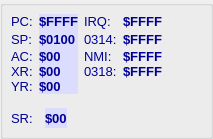
        <widget class="QGroupBox" name="RegisterGroup">
         <property name="sizePolicy">
          <sizepolicy hsizetype="MinimumExpanding" vsizetype="Preferred">
           <horstretch>0</horstretch>
           <verstretch>0</verstretch>
          </sizepolicy>
         </property>
         <property name="minimumSize">
          <size>
           <width>0</width>
           <height>0</height>
          </size>
         </property>
         <property name="autoFillBackground">
          <bool>true</bool>
         </property>
         <property name="title">
          <string notr="true"/>
         </property>
         <property name="flat">
          <bool>false</bool>
         </property>
         <property name="checkable">
          <bool>false</bool>
         </property>
         <layout class="QVBoxLayout" name="verticalLayout_3">
          <property name="spacing">
           <number>6</number>
          </property>
          <property name="leftMargin">
           <number>4</number>
          </property>
          <property name="topMargin">
           <number>4</number>
          </property>
          <property name="rightMargin">
           <number>4</number>
          </property>
          <property name="bottomMargin">
           <number>4</number>
          </property>
          <item>
           <layout class="QGridLayout" name="gridLayout">
            <property name="leftMargin">
             <number>4</number>
            </property>
            <property name="topMargin">
             <number>4</number>
            </property>
            <property name="rightMargin">
             <number>4</number>
            </property>
            <property name="bottomMargin">
             <number>4</number>
            </property>
            <property name="horizontalSpacing">
             <number>6</number>
            </property>
            <property name="verticalSpacing">
             <number>0</number>
            </property>
            <item row="0" column="2">
             <widget class="QLabel" name="label_irq">
              <property name="font">
               <font>
                <family>Arial</family>
                <pointsize>10</pointsize>
               </font>
              </property>
              <property name="toolTip">
               <string>Zeigt den Inhalt des IRQ Hardware Vektors $FFFE an.</string>
              </property>
              <property name="styleSheet">
               <string notr="true">color: rgb(0, 0, 150);</string>
              </property>
              <property name="text">
               <string notr="true">IRQ:</string>
              </property>
             </widget>
            </item>
            <item row="3" column="2">
             <widget class="QLabel" name="label_0318">
              <property name="font">
               <font>
                <family>Arial</family>
                <pointsize>10</pointsize>
               </font>
              </property>
              <property name="toolTip">
               <string>Zeigt den Inhalt des NMI Vektors $0318 an.</string>
              </property>
              <property name="styleSheet">
               <string notr="true">color: rgb(0, 0, 150);</string>
              </property>
              <property name="text">
               <string notr="true">0318:</string>
              </property>
             </widget>
            </item>
            <item row="4" column="1">
             <widget class="LabelWidgetMod" name="yr_out">
              <property name="font">
               <font>
                <family>Arial</family>
                <pointsize>10</pointsize>
                <bold>true</bold>
               </font>
              </property>
              <property name="toolTip">
               <string>Um den Wert zu ändern, bitte drauf klicken und mit RETURN bestätigen.
Es können folgende Zahlenformate eingegeben werden.

- ohne Vorzeichen Dezimalsystem (Bsp. 128)
- $ Hexadezinal System (Bsp. $a7)</string>
              </property>
              <property name="styleSheet">
               <string notr="true">color: rgb(0, 0, 150);
background-color: rgb(220,220, 255);</string>
              </property>
              <property name="text">
               <string notr="true">$00</string>
              </property>
             </widget>
            </item>
            <item row="1" column="0">
             <widget class="QLabel" name="label_sp">
              <property name="font">
               <font>
                <family>Arial</family>
                <pointsize>10</pointsize>
               </font>
              </property>
              <property name="toolTip">
               <string>Zeigt den aktuellen Inhalt des Stackzeiger Registers + $100 an.</string>
              </property>
              <property name="styleSheet">
               <string notr="true">color: rgb(0, 0, 150);</string>
              </property>
              <property name="text">
               <string notr="true">SP:</string>
              </property>
             </widget>
            </item>
            <item row="1" column="1">
             <widget class="LabelWidgetMod" name="sp_out">
              <property name="font">
               <font>
                <family>Arial</family>
                <pointsize>10</pointsize>
                <bold>true</bold>
               </font>
              </property>
              <property name="toolTip">
               <string>Um den Wert zu ändern, bitte drauf klicken und mit RETURN bestätigen.
Es können folgende Zahlenformate eingegeben werden.

- ohne Vorzeichen Dezimalsystem (Bsp. 128)
- $ Hexadezinal System (Bsp. $a7)</string>
              </property>
              <property name="styleSheet">
               <string notr="true">color: rgb(0, 0, 150);
background-color: rgb(220,220, 255);</string>
              </property>
              <property name="text">
               <string notr="true">$0100</string>
              </property>
             </widget>
            </item>
            <item row="3" column="3">
             <widget class="QLabel" name="_0318_out">
              <property name="font">
               <font>
                <family>Arial</family>
                <pointsize>10</pointsize>
                <bold>true</bold>
               </font>
              </property>
              <property name="styleSheet">
               <string notr="true">color: rgb(0, 0, 150);</string>
              </property>
              <property name="text">
               <string notr="true">$FFFF</string>
              </property>
             </widget>
            </item>
            <item row="2" column="1">
             <widget class="LabelWidgetMod" name="ac_out">
              <property name="font">
               <font>
                <family>Arial</family>
                <pointsize>10</pointsize>
                <bold>true</bold>
               </font>
              </property>
              <property name="toolTip">
               <string>Um den Wert zu ändern, bitte drauf klicken und mit RETURN bestätigen.
Es können folgende Zahlenformate eingegeben werden.

- ohne Vorzeichen Dezimalsystem (Bsp. 128)
- $ Hexadezinal System (Bsp. $a7)</string>
              </property>
              <property name="styleSheet">
               <string notr="true">color: rgb(0, 0, 150);
background-color: rgb(220,220, 255);</string>
              </property>
              <property name="text">
               <string notr="true">$00</string>
              </property>
             </widget>
            </item>
            <item row="1" column="2">
             <widget class="QLabel" name="label_0314">
              <property name="font">
               <font>
                <family>Arial</family>
                <pointsize>10</pointsize>
               </font>
              </property>
              <property name="toolTip">
               <string>Zeigt den Inhalt des IRQ Vektors $0314 an.</string>
              </property>
              <property name="styleSheet">
               <string notr="true">color: rgb(0, 0, 150);</string>
              </property>
              <property name="text">
               <string notr="true">0314:</string>
              </property>
             </widget>
            </item>
            <item row="4" column="0">
             <widget class="QLabel" name="label_yr">
              <property name="font">
               <font>
                <family>Arial</family>
                <pointsize>10</pointsize>
               </font>
              </property>
              <property name="toolTip">
               <string>Zeigt den aktuellen Inhalt des Y Registers an.</string>
              </property>
              <property name="styleSheet">
               <string notr="true">color: rgb(0, 0, 150);</string>
              </property>
              <property name="text">
               <string notr="true">YR:</string>
              </property>
             </widget>
            </item>
            <item row="0" column="1">
             <widget class="LabelWidgetMod" name="pc_out">
              <property name="sizePolicy">
               <sizepolicy hsizetype="Preferred" vsizetype="Preferred">
                <horstretch>0</horstretch>
                <verstretch>0</verstretch>
               </sizepolicy>
              </property>
              <property name="font">
               <font>
                <family>Arial</family>
                <pointsize>10</pointsize>
                <bold>true</bold>
               </font>
              </property>
              <property name="toolTip">
               <string>Um den Wert zu ändern, bitte drauf klicken und mit RETURN bestätigen.
Es können folgende Zahlenformate eingegeben werden.

- ohne Vorzeichen Dezimalsystem (Bsp. 128)
- $ Hexadezinal System (Bsp. $a7)</string>
              </property>
              <property name="statusTip">
               <string/>
              </property>
              <property name="styleSheet">
               <string notr="true">color: rgb(0, 0, 150);
background-color: rgb(220,220, 255);</string>
              </property>
              <property name="text">
               <string notr="true">$FFFF</string>
              </property>
             </widget>
            </item>
            <item row="2" column="2">
             <widget class="QLabel" name="label_nmi">
              <property name="font">
               <font>
                <family>Arial</family>
                <pointsize>10</pointsize>
               </font>
              </property>
              <property name="toolTip">
               <string>Zeigt den Inhalt des NMI Hardware Vektors $FFFA an.</string>
              </property>
              <property name="styleSheet">
               <string notr="true">color: rgb(0, 0, 150);</string>
              </property>
              <property name="text">
               <string notr="true">NMI:</string>
              </property>
             </widget>
            </item>
            <item row="2" column="0">
             <widget class="QLabel" name="label_ac">
              <property name="font">
               <font>
                <family>Arial</family>
                <pointsize>10</pointsize>
               </font>
              </property>
              <property name="toolTip">
               <string>Zeigt den aktuellen Inhalt des Accu Registers an.</string>
              </property>
              <property name="styleSheet">
               <string notr="true">color: rgb(0, 0, 150);</string>
              </property>
              <property name="text">
               <string notr="true">AC:</string>
              </property>
             </widget>
            </item>
            <item row="1" column="4">
             <spacer name="horizontalSpacer_3">
              <property name="orientation">
               <enum>Qt::Horizontal</enum>
              </property>
              <property name="sizeHint" stdset="0">
               <size>
                <width>40</width>
                <height>20</height>
               </size>
              </property>
             </spacer>
            </item>
            <item row="3" column="1">
             <widget class="LabelWidgetMod" name="xr_out">
              <property name="font">
               <font>
                <family>Arial</family>
                <pointsize>10</pointsize>
                <bold>true</bold>
               </font>
              </property>
              <property name="toolTip">
               <string>Um den Wert zu ändern, bitte drauf klicken und mit RETURN bestätigen.
Es können folgende Zahlenformate eingegeben werden.

- ohne Vorzeichen Dezimalsystem (Bsp. 128)
- $ Hexadezinal System (Bsp. $a7)</string>
              </property>
              <property name="styleSheet">
               <string notr="true">color: rgb(0, 0, 150);
background-color: rgb(220,220, 255);</string>
              </property>
              <property name="text">
               <string notr="true">$00</string>
              </property>
             </widget>
            </item>
            <item row="2" column="3">
             <widget class="QLabel" name="nmi_out">
              <property name="font">
               <font>
                <family>Arial</family>
                <pointsize>10</pointsize>
                <bold>true</bold>
               </font>
              </property>
              <property name="styleSheet">
               <string notr="true">color: rgb(0, 0, 150);</string>
              </property>
              <property name="text">
               <string notr="true">$FFFF</string>
              </property>
             </widget>
            </item>
            <item row="0" column="0">
             <widget class="QLabel" name="label_pc">
              <property name="font">
               <font>
                <family>Arial</family>
                <pointsize>10</pointsize>
               </font>
              </property>
              <property name="toolTip">
               <string>Zeigt den aktuellen Programm Zähler an.</string>
              </property>
              <property name="styleSheet">
               <string notr="true">color: rgb(0, 0, 150);</string>
              </property>
              <property name="text">
               <string notr="true">PC:</string>
              </property>
             </widget>
            </item>
            <item row="1" column="3">
             <widget class="QLabel" name="_0314_out">
              <property name="font">
               <font>
                <family>Arial</family>
                <pointsize>10</pointsize>
                <bold>true</bold>
               </font>
              </property>
              <property name="styleSheet">
               <string notr="true">color: rgb(0, 0, 150);</string>
              </property>
              <property name="text">
               <string notr="true">$FFFF</string>
              </property>
             </widget>
            </item>
            <item row="3" column="0">
             <widget class="QLabel" name="label_xr">
              <property name="font">
               <font>
                <family>Arial</family>
                <pointsize>10</pointsize>
               </font>
              </property>
              <property name="toolTip">
               <string>Zeigt den aktuellen Inhalt des X Registers an.</string>
              </property>
              <property name="styleSheet">
               <string notr="true">color: rgb(0, 0, 150);</string>
              </property>
              <property name="text">
               <string notr="true">XR:</string>
              </property>
             </widget>
            </item>
            <item row="0" column="3">
             <widget class="QLabel" name="irq_out">
              <property name="font">
               <font>
                <family>Arial</family>
                <pointsize>10</pointsize>
                <bold>true</bold>
               </font>
              </property>
              <property name="styleSheet">
               <string notr="true">color: rgb(0, 0, 150);</string>
              </property>
              <property name="text">
               <string notr="true">$FFFF</string>
              </property>
             </widget>
            </item>
           </layout>
          </item>
          <item>
           <layout class="QHBoxLayout" name="horizontalLayout_4">
            <property name="spacing">
             <number>6</number>
            </property>
            <property name="leftMargin">
             <number>4</number>
            </property>
            <property name="topMargin">
             <number>4</number>
            </property>
            <property name="rightMargin">
             <number>4</number>
            </property>
            <property name="bottomMargin">
             <number>4</number>
            </property>
            <item>
             <widget class="QLabel" name="label_sr">
              <property name="font">
               <font>
                <family>Arial</family>
                <pointsize>10</pointsize>
               </font>
              </property>
              <property name="toolTip">
               <string>Zeigt den aktuellen Inhalt des Status Registers an.</string>
              </property>
              <property name="styleSheet">
               <string notr="true">color: rgb(0, 0, 150);</string>
              </property>
              <property name="text">
               <string notr="true">SR:</string>
              </property>
             </widget>
            </item>
            <item>
             <widget class="WidgetSREdit" name="sr_widget" native="true"/>
            </item>
            <item>
             <widget class="LabelWidgetMod" name="sr_out">
              <property name="font">
               <font>
                <family>Arial</family>
                <pointsize>10</pointsize>
                <bold>true</bold>
               </font>
              </property>
              <property name="styleSheet">
               <string notr="true">color: rgb(0, 0, 150);
background-color: rgb(220,220, 255);</string>
              </property>
              <property name="text">
               <string notr="true">$00</string>
              </property>
             </widget>
            </item>
            <item>
             <spacer name="horizontalSpacer_2">
              <property name="orientation">
               <enum>Qt::Horizontal</enum>
              </property>
              <property name="sizeHint" stdset="0">
               <size>
                <width>40</width>
                <height>20</height>
               </size>
              </property>
             </spacer>
            </item>
           </layout>
          </item>
         </layout>
        </widget>
